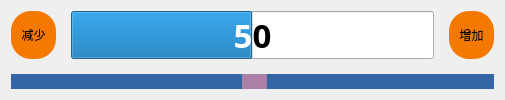
<?xml version="1.0" encoding="UTF-8"?>
<ui version="4.0">
 <class>volChanged</class>
 <widget class="QWidget" name="volChanged">
  <property name="geometry">
   <rect>
    <x>0</x>
    <y>0</y>
    <width>505</width>
    <height>92</height>
   </rect>
  </property>
  <property name="windowTitle">
   <string>Form</string>
  </property>
  <property name="styleSheet">
   <string notr="true">QToolButton
{
background-color: rgb(245, 121, 0);
border-radius:20px

}

QToolButton:hover
{

    color:blue;
    background-color: rgb(245, 121, 0);
    border: 3px solid rgb(11 , 137 , 234);
font-size:20px;
}

QToolButton:pressed
{
    color:red;
    background-color: rgb(245, 121, 0);
    border: 1px solid rgb(12 , 138 , 235);
    padding-left:5px;
    padding-top:5px;
}</string>
  </property>
  <layout class="QHBoxLayout" name="horizontalLayout_2">
   <item>
    <layout class="QVBoxLayout" name="verticalLayout" stretch="1,1">
     <property name="spacing">
      <number>15</number>
     </property>
     <item>
      <layout class="QHBoxLayout" name="horizontalLayout" stretch="1,8,1">
       <property name="leftMargin">
        <number>0</number>
       </property>
       <item>
        <widget class="QToolButton" name="volDecreaseBtn">
         <property name="sizePolicy">
          <sizepolicy hsizetype="Preferred" vsizetype="Preferred">
           <horstretch>0</horstretch>
           <verstretch>0</verstretch>
          </sizepolicy>
         </property>
         <property name="text">
          <string>减少</string>
         </property>
        </widget>
       </item>
       <item>
        <widget class="QProgressBar" name="progressBar">
         <property name="sizePolicy">
          <sizepolicy hsizetype="Preferred" vsizetype="Preferred">
           <horstretch>0</horstretch>
           <verstretch>0</verstretch>
          </sizepolicy>
         </property>
         <property name="font">
          <font>
           <family>Ubuntu Condensed</family>
           <pointsize>25</pointsize>
           <weight>75</weight>
           <bold>true</bold>
          </font>
         </property>
         <property name="styleSheet">
          <string notr="true"/>
         </property>
         <property name="value">
          <number>50</number>
         </property>
         <property name="invertedAppearance">
          <bool>false</bool>
         </property>
         <property name="format">
          <string>%p</string>
         </property>
        </widget>
       </item>
       <item>
        <widget class="QToolButton" name="volIncreaseBtn">
         <property name="sizePolicy">
          <sizepolicy hsizetype="Preferred" vsizetype="Preferred">
           <horstretch>0</horstretch>
           <verstretch>0</verstretch>
          </sizepolicy>
         </property>
         <property name="text">
          <string>增加</string>
         </property>
        </widget>
       </item>
      </layout>
     </item>
     <item>
      <widget class="QSlider" name="horizontalSlider">
       <property name="sizePolicy">
        <sizepolicy hsizetype="Expanding" vsizetype="Preferred">
         <horstretch>0</horstretch>
         <verstretch>0</verstretch>
        </sizepolicy>
       </property>
       <property name="styleSheet">
        <string notr="true">QSlider::handle:horizontal{
width:25px;
	background-color: rgb(173, 127, 168);
margin:-11px 2px -11px 2px;
border-radius:12px;

}

QSlider::groove:horizontal{
height:15px;
background-color:green;
border-radius:7px;
padding-left:3px;
    padding-top:3px;

}
QSlider::add-page:horizontal{
background-color: rgb(52, 101, 164);
}
 QSlider::sub-page:horizontal{
background-color: rgb(52, 101, 164);
}</string>
       </property>
       <property name="maximum">
        <number>100</number>
       </property>
       <property name="sliderPosition">
        <number>50</number>
       </property>
       <property name="orientation">
        <enum>Qt::Horizontal</enum>
       </property>
      </widget>
     </item>
    </layout>
   </item>
  </layout>
 </widget>
 <resources/>
 <connections/>
</ui>
